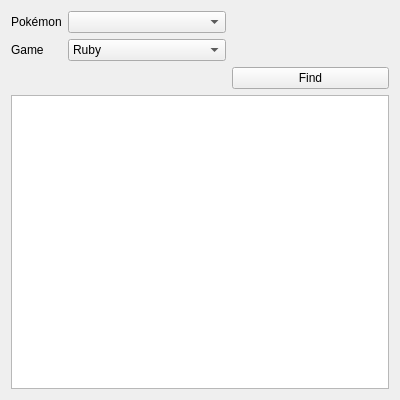
<?xml version="1.0" encoding="UTF-8"?>
<ui version="4.0">
 <class>EncounterLookup</class>
 <widget class="QWidget" name="EncounterLookup">
  <property name="geometry">
   <rect>
    <x>0</x>
    <y>0</y>
    <width>400</width>
    <height>400</height>
   </rect>
  </property>
  <property name="windowTitle">
   <string>Encounter Lookup</string>
  </property>
  <layout class="QGridLayout" name="gridLayout">
   <item row="0" column="0">
    <widget class="QLabel" name="labelPokemon">
     <property name="sizePolicy">
      <sizepolicy hsizetype="Fixed" vsizetype="Preferred">
       <horstretch>0</horstretch>
       <verstretch>0</verstretch>
      </sizepolicy>
     </property>
     <property name="text">
      <string>Pokémon</string>
     </property>
    </widget>
   </item>
   <item row="0" column="1">
    <widget class="ComboBox" name="comboBoxPokemon"/>
   </item>
   <item row="1" column="0">
    <widget class="QLabel" name="labelGame">
     <property name="sizePolicy">
      <sizepolicy hsizetype="Fixed" vsizetype="Preferred">
       <horstretch>0</horstretch>
       <verstretch>0</verstretch>
      </sizepolicy>
     </property>
     <property name="text">
      <string>Game</string>
     </property>
    </widget>
   </item>
   <item row="1" column="1">
    <widget class="ComboBox" name="comboBoxGame">
     <item>
      <property name="text">
       <string>Ruby</string>
      </property>
     </item>
     <item>
      <property name="text">
       <string>Sapphire</string>
      </property>
     </item>
     <item>
      <property name="text">
       <string>Fire Red</string>
      </property>
     </item>
     <item>
      <property name="text">
       <string>Leaf Green</string>
      </property>
     </item>
     <item>
      <property name="text">
       <string>Emerald</string>
      </property>
     </item>
     <item>
      <property name="text">
       <string>Diamond</string>
      </property>
     </item>
     <item>
      <property name="text">
       <string>Pearl</string>
      </property>
     </item>
     <item>
      <property name="text">
       <string>Platinum</string>
      </property>
     </item>
     <item>
      <property name="text">
       <string>Heart Gold</string>
      </property>
     </item>
     <item>
      <property name="text">
       <string>Soul Silver</string>
      </property>
     </item>
     <item>
      <property name="text">
       <string>Black</string>
      </property>
     </item>
     <item>
      <property name="text">
       <string>White</string>
      </property>
     </item>
     <item>
      <property name="text">
       <string>Black 2</string>
      </property>
     </item>
     <item>
      <property name="text">
       <string>White 2</string>
      </property>
     </item>
     <item>
      <property name="text">
       <string>Brilliant Diamond</string>
      </property>
     </item>
     <item>
      <property name="text">
       <string>Shining Pearl</string>
      </property>
     </item>
    </widget>
   </item>
   <item row="2" column="2">
    <widget class="QPushButton" name="pushButtonFind">
     <property name="text">
      <string>Find</string>
     </property>
    </widget>
   </item>
   <item row="3" column="0" colspan="3">
    <widget class="TableView" name="tableView"/>
   </item>
  </layout>
 </widget>
 <customwidgets>
  <customwidget>
   <class>ComboBox</class>
   <extends>QComboBox</extends>
   <header>Form/Controls/ComboBox.hpp</header>
  </customwidget>
  <customwidget>
   <class>TableView</class>
   <extends>QTableView</extends>
   <header>Form/Controls/TableView.hpp</header>
  </customwidget>
 </customwidgets>
 <resources/>
 <connections/>
</ui>
